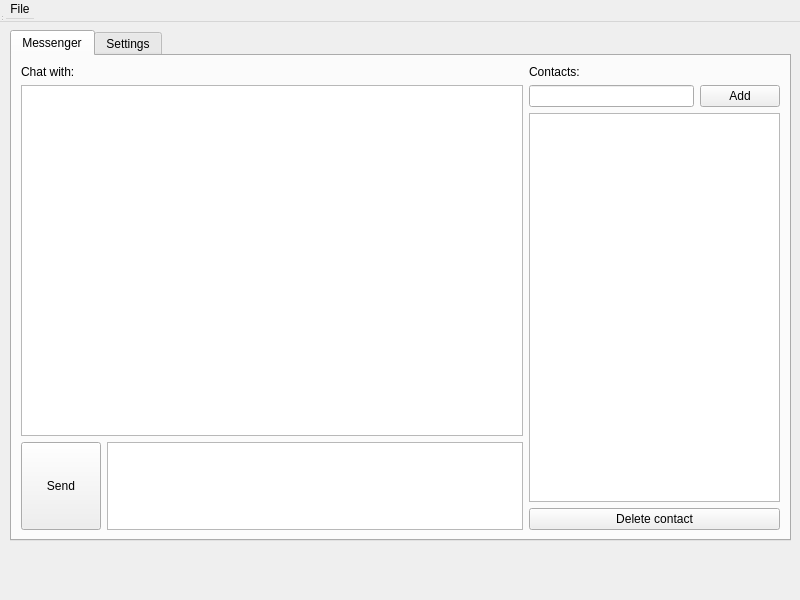
<?xml version="1.0" encoding="UTF-8"?>
<ui version="4.0">
 <class>MainWindow</class>
 <widget class="QWidget" name="MainWindow">
  <property name="geometry">
   <rect>
    <x>0</x>
    <y>0</y>
    <width>800</width>
    <height>600</height>
   </rect>
  </property>
  <property name="windowTitle">
   <string>MainWindow</string>
  </property>
  <widget class="QWidget" name="centralwidget">
   <widget class="QTabWidget" name="horizontalTabWidget">
    <property name="geometry">
     <rect>
      <x>10</x>
      <y>30</y>
      <width>781</width>
      <height>511</height>
     </rect>
    </property>
    <property name="currentIndex">
     <number>0</number>
    </property>
    <widget class="QWidget" name="horizontalTabWidgetPage1" native="true">
     <attribute name="title">
      <string>Messenger</string>
     </attribute>
     <layout class="QHBoxLayout" name="horizontalLayout" stretch="2,1">
      <item>
       <layout class="QVBoxLayout" name="verticalLayout_2" stretch="0,4,1">
        <item>
         <widget class="QLabel" name="label_2">
          <property name="text">
           <string>Chat with:</string>
          </property>
         </widget>
        </item>
        <item>
         <widget class="QListView" name="listView_2">
          <property name="editTriggers">
           <set>QAbstractItemView::NoEditTriggers</set>
          </property>
         </widget>
        </item>
        <item>
         <layout class="QHBoxLayout" name="horizontalLayout_2">
          <item>
           <widget class="QPushButton" name="pushButton">
            <property name="sizePolicy">
             <sizepolicy hsizetype="Minimum" vsizetype="Expanding">
              <horstretch>0</horstretch>
              <verstretch>0</verstretch>
             </sizepolicy>
            </property>
            <property name="text">
             <string>Send</string>
            </property>
           </widget>
          </item>
          <item>
           <widget class="QTextEdit" name="textEdit"/>
          </item>
         </layout>
        </item>
       </layout>
      </item>
      <item>
       <layout class="QVBoxLayout" name="verticalLayout">
        <item>
         <widget class="QLabel" name="label">
          <property name="text">
           <string>Contacts:</string>
          </property>
         </widget>
        </item>
        <item>
         <layout class="QHBoxLayout" name="horizontalLayout_6" stretch="6,1">
          <item>
           <widget class="QLineEdit" name="lineEdit_4"/>
          </item>
          <item>
           <widget class="QPushButton" name="pushButton_3">
            <property name="text">
             <string>Add</string>
            </property>
           </widget>
          </item>
         </layout>
        </item>
        <item>
         <widget class="QListView" name="listView">
          <property name="editTriggers">
           <set>QAbstractItemView::NoEditTriggers</set>
          </property>
         </widget>
        </item>
        <item>
         <widget class="QPushButton" name="pushButton_4">
          <property name="text">
           <string>Delete contact</string>
          </property>
         </widget>
        </item>
       </layout>
      </item>
     </layout>
    </widget>
    <widget class="QWidget" name="tab">
     <attribute name="title">
      <string>Settings</string>
     </attribute>
     <widget class="QWidget" name="verticalLayoutWidget_3">
      <property name="geometry">
       <rect>
        <x>0</x>
        <y>0</y>
        <width>771</width>
        <height>251</height>
       </rect>
      </property>
      <layout class="QVBoxLayout" name="verticalLayout_3">
       <item>
        <layout class="QHBoxLayout" name="horizontalLayout_3">
         <item>
          <widget class="QLabel" name="label_3">
           <property name="text">
            <string>Username</string>
           </property>
          </widget>
         </item>
         <item>
          <widget class="QLineEdit" name="lineEdit_2"/>
         </item>
        </layout>
       </item>
       <item>
        <layout class="QHBoxLayout" name="horizontalLayout_4">
         <item>
          <widget class="QLabel" name="label_4">
           <property name="text">
            <string>Server IP</string>
           </property>
          </widget>
         </item>
         <item>
          <widget class="QLineEdit" name="lineEdit"/>
         </item>
        </layout>
       </item>
       <item>
        <layout class="QHBoxLayout" name="horizontalLayout_5">
         <item>
          <widget class="QLabel" name="label_5">
           <property name="text">
            <string>Server port</string>
           </property>
          </widget>
         </item>
         <item>
          <widget class="QLineEdit" name="lineEdit_3"/>
         </item>
        </layout>
       </item>
       <item>
        <widget class="QPushButton" name="pushButton_2">
         <property name="text">
          <string>Save</string>
         </property>
        </widget>
       </item>
      </layout>
     </widget>
     <widget class="QLabel" name="label_6">
      <property name="geometry">
       <rect>
        <x>450</x>
        <y>450</y>
        <width>321</width>
        <height>17</height>
       </rect>
      </property>
      <property name="text">
       <string>Setting will be applied after messenger restart</string>
      </property>
     </widget>
    </widget>
   </widget>
  </widget>
  <widget class="QMenuBar" name="menubar">
   <property name="geometry">
    <rect>
     <x>0</x>
     <y>0</y>
     <width>800</width>
     <height>22</height>
    </rect>
   </property>
   <widget class="QMenu" name="menuFile">
    <property name="title">
     <string>File</string>
    </property>
    <addaction name="actionExit"/>
   </widget>
   <addaction name="menuFile"/>
  </widget>
  <widget class="QStatusBar" name="statusbar"/>
  <action name="actionExit">
   <property name="text">
    <string>Exit</string>
   </property>
  </action>
 </widget>
 <resources/>
 <connections/>
</ui>
